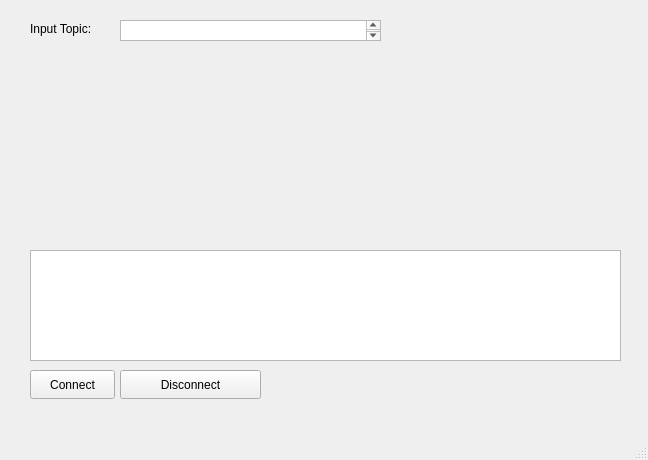
<?xml version="1.0" encoding="UTF-8"?>
<ui version="4.0">
 <class>MainWindow</class>
 <widget class="QMainWindow" name="MainWindow">
  <property name="geometry">
   <rect>
    <x>0</x>
    <y>0</y>
    <width>648</width>
    <height>460</height>
   </rect>
  </property>
  <property name="windowTitle">
   <string>MainWindow</string>
  </property>
  <widget class="QWidget" name="centralwidget">
   <widget class="QLabel" name="label">
    <property name="geometry">
     <rect>
      <x>30</x>
      <y>20</y>
      <width>81</width>
      <height>17</height>
     </rect>
    </property>
    <property name="text">
     <string>Input Topic:</string>
    </property>
   </widget>
   <widget class="QPlainTextEdit" name="outputText">
    <property name="geometry">
     <rect>
      <x>30</x>
      <y>250</y>
      <width>591</width>
      <height>111</height>
     </rect>
    </property>
    <property name="centerOnScroll">
     <bool>true</bool>
    </property>
   </widget>
   <widget class="QPlainTextEdit" name="inputText">
    <property name="geometry">
     <rect>
      <x>120</x>
      <y>20</y>
      <width>261</width>
      <height>21</height>
     </rect>
    </property>
   </widget>
   <widget class="QPushButton" name="connectButton">
    <property name="geometry">
     <rect>
      <x>30</x>
      <y>370</y>
      <width>85</width>
      <height>29</height>
     </rect>
    </property>
    <property name="text">
     <string>Connect</string>
    </property>
   </widget>
   <widget class="QCustomPlot" name="customPlot" native="true">
    <property name="geometry">
     <rect>
      <x>30</x>
      <y>50</y>
      <width>591</width>
      <height>191</height>
     </rect>
    </property>
   </widget>
   <widget class="QPushButton" name="disconnectButton">
    <property name="geometry">
     <rect>
      <x>120</x>
      <y>370</y>
      <width>141</width>
      <height>29</height>
     </rect>
    </property>
    <property name="text">
     <string>Disconnect</string>
    </property>
   </widget>
  </widget>
  <widget class="QMenuBar" name="menubar">
   <property name="geometry">
    <rect>
     <x>0</x>
     <y>0</y>
     <width>648</width>
     <height>23</height>
    </rect>
   </property>
  </widget>
  <widget class="QStatusBar" name="statusbar"/>
 </widget>
 <customwidgets>
  <customwidget>
   <class>QCustomPlot</class>
   <extends>QWidget</extends>
   <header>qcustomplot.h</header>
   <container>1</container>
  </customwidget>
 </customwidgets>
 <resources/>
 <connections/>
</ui>
